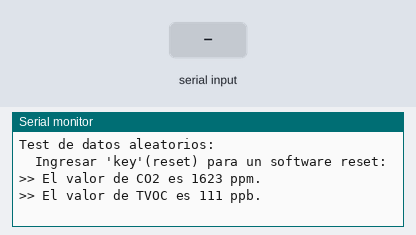
Simulated run of this sketch. Board: Arduino Uno, built with avr-gcc and run on an emulated ATmega328P. Shown: the last lines printed to the serial monitor. Inputs (shaded band) come from the test bench. Random numbers use the default seed unless the sketch sets one.

Above: at 2.5 s.
2.6 s: "reset" received over Serial
At 4.1 s:
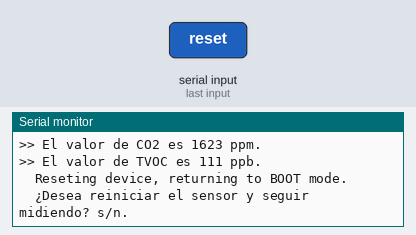
5.1 s: "n" received over Serial
At 6.5 s:
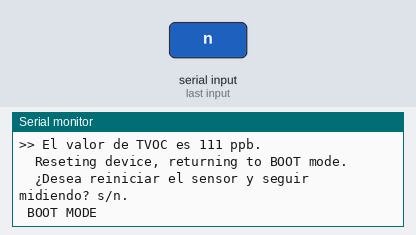

Measured:
- after the input at 2.6 s, the serial monitor: prints a new line after 1.0 s (image 1)
- after the input at 5.1 s, the serial monitor: prints a new line after 1.0 s (image 2)

The sketch:

Pruebas.ino
```cpp
/*****************************************************

Prueba de las bibliotecas en Arduino IDE
Estudiantes: Sergio Rojas Calvo, Fabián Porras Castillo,
Iván Rojas Calvo

******************************************************/

#include "lib.h"

void setup(){
  Serial.begin(9600);
  Serial.print("Test de datos aleatorios: \n"); // Se debe cambiar según la prueba
  }

void loop(){
  //airquality3_get_co2_and_tvoc();
  //airquality3_data_receiving();
  airquality3_software_reset();
  }


// Prueba de escritura del sensor en monitor serial
/*
float data = 0;
int valor = 0;

void setup(){
  Serial.begin(9600);
  Serial.print("Test de escritura: \n");
}

void loop(){

  //valor = Serial.parseInt();

  //si existe datos disponibles los leemos
  if (Serial.available() > 0 ){

  //leemos la opcion enviada
  if (Serial.read() == '1'){
  data = airquality3_generic_write(254);
  Serial.print(">> CO2 data is ");
  Serial.print(data);
  Serial.print(" ppm.\n");

  Serial.print(">> TVOC data is ");
  Serial.print(data);
  Serial.print(" ppb.\n");
  delay(1000);
    }

  else{
    Serial.println("No hay datos");
    delay(1000);
    }
  }
}
*/

// Ejemplo de suma
/*
float resultado = 0;

void setup() {
  Serial.begin(9600);
}

void loop() {
  Serial.print("Test de suma: \n");
  resultado = suma(5,3);
  Serial.println(resultado);
  delay(500);
}
*/
```

lib.cpp
```cpp
#include "lib.h"
#include <Arduino.h>


void airquality3_get_co2_and_tvoc(){ //int co2,int tvoc

  int co2 = random(400,8192); // Número aleatorio para pruebas del sensor
  int tvoc = random(0,1187);

  Serial.print("\n>> El valor de CO2 es ");
  Serial.print(co2);
  Serial.print(" ppm.");

  Serial.print("\n>> El valor de TVOC es ");
  Serial.print(tvoc);
  Serial.print(" ppb.\n");

  delay(1500);
  }

void airquality3_data_receiving(){

  int co2 = random(300,8200); // Número aleatorio para pruebas del sensor
  int tvoc = random(-100,1200);
  Serial.print("\n>> Dato CO2(ppm): ");
  Serial.println(co2);
  Serial.print(">> Dato TVOC(ppb): ");
  Serial.println(tvoc);                       //

  if (co2>=400 && co2<=8192, tvoc>=0  && tvoc<=1187 ){             //
  Serial.println("\n>> Recibiendo datos correctamente ");
  delay(2000);
  }

  else{
    Serial.println("\nError de medición, dato inválido");
    delay(2000);
  }
}

void airquality3_software_reset(){

  Serial.println("  Ingresar 'key'(reset) para un software reset:");
  airquality3_get_co2_and_tvoc();

  while (Serial.available() == 0) {}     //wait for data available
  String reset = Serial.readString();  //read until timeout
  reset.trim();                        // remove any \r \n whitespace at the end of the String

  if (reset == "reset") {

    Serial.println("\n  Reseting device, returning to BOOT mode.");
    Serial.println("  ¿Desea reiniciar el sensor y seguir midiendo? s/n.");
    while (Serial.available() == 0) {}     //wait for data available
    String s_n = Serial.readString();  //read until timeout
    s_n.trim();

    while(s_n == "n"){
    Serial.println("\n BOOT MODE");
    delay(5000);
    }
  }

  else {
    Serial.println("\n  Fallo al generar reset");
  }
}

// Ejemplo de escritura de datos
/*
float airquality3_generic_write(float A){
  float airquality_data = 0;
  airquality_data = A;
  return A;
}*/

// Ejemplo de suma
/*
float suma(float A,float B){
  float sum = 0;
  sum = A+B;
  return sum;
}*/
```

lib.h
```cpp
//#include _LIB //cambiar a un include
#ifndef _LIB //cambiar a un include
#define _LIB
#include <Arduino.h>

/*
#ifndef LIB_H_INCLUDED //cambiar a un include
#define LIB_H_INCLUDED

#ifndef _cplusplus
extern "C"{   // Es c corriendo en un ambiente en c++, usted hace muchas cosas pero solo me interesan las que esten descritas en c.
#endif

*/


  void airquality3_get_co2_and_tvoc(); // int co2,int tvoc
  void airquality3_data_receiving();
  void airquality3_software_reset();
  //float airquality3_generic_write(float A);
  //float suma(float A,float B);

/*
#ifdef _cplusplus
    }
#endif
*/

//#include  "lib.c"
#endif
```
